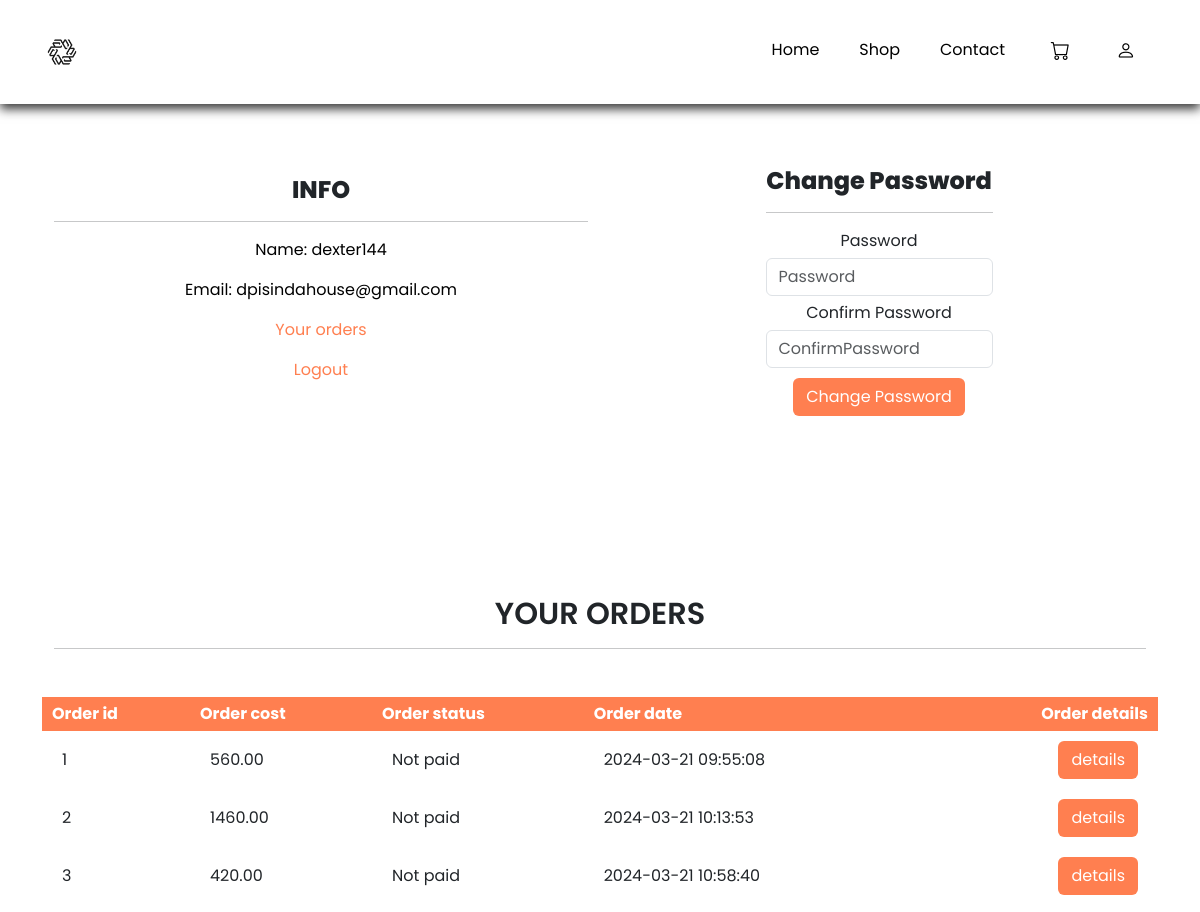
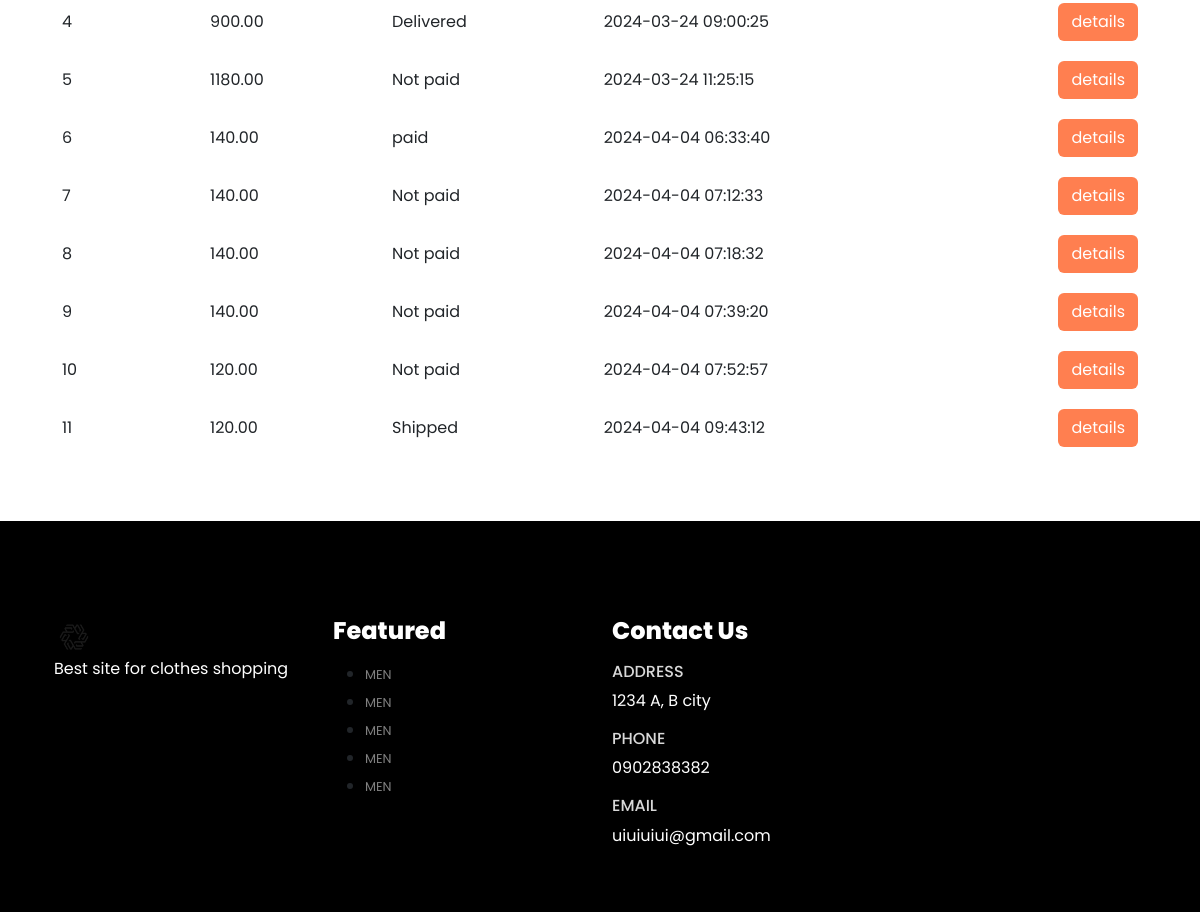
The app's page /account.php (signed in) with its own data (2 pictures, top to bottom).
### tables this page shows
CREATE TABLE `orders` (
  `order_id` int(11) NOT NULL,
  `order_cost` decimal(6,2) NOT NULL,
  `order_status` varchar(100) NOT NULL DEFAULT 'on_hold',
  `user_id` int(11) NOT NULL,
  `user_phone` int(11) NOT NULL,
  `user_city` varchar(255) NOT NULL,
  `user_address` varchar(255) NOT NULL,
  `order_date` datetime NOT NULL DEFAULT current_timestamp()
);

### account.php (the view, shortened to what this page needs)
<?php include('layouts/header.php');?>
<?php
  include('server/connection.php');
  if(isset($_SESSION['logged_in'])){
    $user_id = $_SESSION['user_id'];
    $stmt = $conn->prepare("SELECT * FROM orders WHERE user_id=?");
    $stmt->bind_param('i',$user_id);
    $stmt->execute();
    $orders = $stmt->get_result();
  }
?>
    <section class="my-5 py-5">
        <div class="container row mx-auto">
            <div class="text-center mt-3 pt-5 col-lg-6 col-md-12 col-sm-12">
                <h3 class="font-weight-bold">INFO</h3>
                <hr class="mx-auto">
                <div class="account-info">
                    <p>Name: <span><?php if(isset($_SESSION['user_name'])){ echo $_SESSION['user_name'];} ?></span></p>
                    <p>Email: <span><?php if(isset($_SESSION['user_email'])){ echo $_SESSION['user_email'];} ?></span></p>
                    <p><a href="#orders" id="orders-btn">Your orders</a></p>
                    <p><a href="account.php?logout=1" id="logout-btn">Logout</a></p>
                </div>
            </div>
            <div class="col-lg-6 col-md-12 col-sm-12">
                <form id="account-form" method="POST" action="account.php">
                    <h3>Change Password</h3>
                    <hr class="mx-auto">
                    <div class="form-group">
                        <label>Password</label>
                        <input type="password"  class="form-control" id="account-password" placeholder="Password" name="password">
                    </div>
                    <div class="form-group">
                        <label>Confirm Password</label>
                        <input type="password"  class="form-control" id="account-confirm-password" placeholder="ConfirmPassword" name="confirmPassword">
                    </div>
                    <div class="form-group">
                        <input type="submit" value="Change Password" class="btn" id="change-password-btn" name="change_password">
                    </div>
                </form>
            </div>
        </div>
    </section>
    <section id="orders" class="orders container my-5 py-3">
        <div class="container mt-2">
            <h2 class="font-weight-bold text-center">YOUR ORDERS</h2>
            <hr class="mx-auto">
        </div>
        <table class="mt-5 pt-5">
            <tr>
                <th>Order id</th>
                <th>Order cost</th>
                <th>Order status</th>
                <th>Order date</th>
                <th>Order details</th>
            </tr>
            <?php while($row = $orders->fetch_assoc()){ ?>
              <tr>
                  <td>
                      <span><?php echo $row['order_id'];?></span>
                  </td>
                  <td>
                      <span><?php echo $row['order_cost']; ?></span>
                  </td>
                  <td>
                      <span><?php echo $row['order_status']; ?></span>
                  </td>
                  <td>
                      <span><?php echo $row['order_date']; ?></span>
                  </td>
                  <td>
                      <form method="POST" action="order_details.php">
                        <input class="btn order-details-btn" type="submit" value="details" name="order_details_btn"/>
                      </form>
                  </td>
              </tr>
            <?php } ?>
        </table>
    </section>
<?php include('layouts/footer.php'); ?>

### assets/css/style.css (style rules this page uses)
* { margin: 0; padding: 0; box-sizing: border-box; }
body { font-family: 'Poppins', sans-serif; }
h2 { font-size: 1.9rem; font-weight: 600; }
h3 { font-size: 1.5rem; font-weight: 800; }
p { color: black; }
td:last-child { text-align: right; }
th:last-child { text-align: right; }
#account-form { width: 50%; margin: 35px auto; text-align: center; padding: 20px; }
#account-form input { margin: 5px auto; }
#account-form #change-password-btn { color: white; background-color: coral; }
.account-info #orders-btn ,#logout-btn { color: coral; text-decoration: none; }
.orders table { width: 100%; border-collapse: collapse; }
.orders th { padding: 5px 10px; color: white; background-color: coral; }
.orders td { padding: 10px 20px; }
.orders .order-details-btn { color: white; background-color: coral; }

### records on screen
orders: order_id "1", order_cost "560.00", order_status "Not paid", order_date "2024-03-21 09:55:08"
orders: order_id "2", order_cost "1460.00", order_status "Not paid", order_date "2024-03-21 10:13:53"
orders: order_id "3", order_cost "420.00", order_status "Not paid", order_date "2024-03-21 10:58:40"
orders: order_id "4", order_cost "900.00", order_status "Delivered", order_date "2024-03-24 09:00:25"
orders: order_id "5", order_cost "1180.00", order_status "Not paid", order_date "2024-03-24 11:25:15"
orders: order_id "6", order_cost "140.00", order_status "paid", order_date "2024-04-04 06:33:40"
orders: order_id "7", order_cost "140.00", order_status "Not paid", order_date "2024-04-04 07:12:33"
orders: order_id "8", order_cost "140.00", order_status "Not paid", order_date "2024-04-04 07:18:32"
orders: order_id "9", order_cost "140.00", order_status "Not paid", order_date "2024-04-04 07:39:20"
orders: order_id "10", order_cost "120.00", order_status "Not paid", order_date "2024-04-04 07:52:57"
orders: order_id "11", order_cost "120.00", order_status "Shipped", order_date "2024-04-04 09:43:12"

### other values on screen
$_SESSION['user_name'] "dexter144"
$_SESSION['user_email'] "dpisindahouse@gmail.com"
